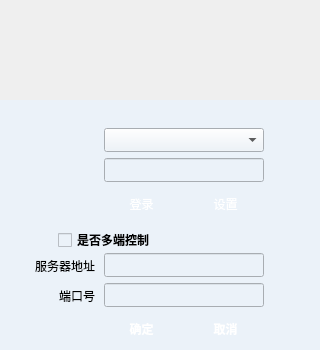
<?xml version="1.0" encoding="UTF-8"?>
<ui version="4.0">
 <class>BCLoginDlg</class>
 <widget class="QDialog" name="BCLoginDlg">
  <property name="geometry">
   <rect>
    <x>0</x>
    <y>0</y>
    <width>320</width>
    <height>350</height>
   </rect>
  </property>
  <property name="windowTitle">
   <string>Dialog</string>
  </property>
  <layout class="QVBoxLayout" name="verticalLayout_2">
   <property name="spacing">
    <number>0</number>
   </property>
   <property name="leftMargin">
    <number>0</number>
   </property>
   <property name="topMargin">
    <number>0</number>
   </property>
   <property name="rightMargin">
    <number>0</number>
   </property>
   <property name="bottomMargin">
    <number>0</number>
   </property>
   <item>
    <widget class="QWidget" name="m_pBackGroudPixmapWidget" native="true">
     <property name="minimumSize">
      <size>
       <width>320</width>
       <height>100</height>
      </size>
     </property>
     <property name="maximumSize">
      <size>
       <width>320</width>
       <height>100</height>
      </size>
     </property>
     <property name="autoFillBackground">
      <bool>true</bool>
     </property>
     <layout class="QVBoxLayout" name="verticalLayout">
      <property name="spacing">
       <number>0</number>
      </property>
      <property name="leftMargin">
       <number>0</number>
      </property>
      <property name="topMargin">
       <number>0</number>
      </property>
      <property name="rightMargin">
       <number>0</number>
      </property>
      <property name="bottomMargin">
       <number>0</number>
      </property>
      <item>
       <widget class="QWidget" name="widget" native="true">
        <property name="minimumSize">
         <size>
          <width>0</width>
          <height>24</height>
         </size>
        </property>
        <property name="maximumSize">
         <size>
          <width>16777215</width>
          <height>24</height>
         </size>
        </property>
        <layout class="QHBoxLayout" name="horizontalLayout">
         <property name="spacing">
          <number>0</number>
         </property>
         <property name="leftMargin">
          <number>0</number>
         </property>
         <property name="topMargin">
          <number>0</number>
         </property>
         <property name="rightMargin">
          <number>0</number>
         </property>
         <property name="bottomMargin">
          <number>0</number>
         </property>
         <item>
          <spacer name="horizontalSpacer">
           <property name="orientation">
            <enum>Qt::Horizontal</enum>
           </property>
           <property name="sizeHint" stdset="0">
            <size>
             <width>189</width>
             <height>20</height>
            </size>
           </property>
          </spacer>
         </item>
         <item>
          <widget class="QToolButton" name="m_pCloseBtn">
           <property name="minimumSize">
            <size>
             <width>24</width>
             <height>24</height>
            </size>
           </property>
           <property name="maximumSize">
            <size>
             <width>24</width>
             <height>24</height>
            </size>
           </property>
           <property name="text">
            <string/>
           </property>
           <property name="iconSize">
            <size>
             <width>22</width>
             <height>22</height>
            </size>
           </property>
           <property name="autoRaise">
            <bool>true</bool>
           </property>
          </widget>
         </item>
        </layout>
       </widget>
      </item>
      <item>
       <spacer name="verticalSpacer">
        <property name="orientation">
         <enum>Qt::Vertical</enum>
        </property>
        <property name="sizeHint" stdset="0">
         <size>
          <width>20</width>
          <height>73</height>
         </size>
        </property>
       </spacer>
      </item>
     </layout>
    </widget>
   </item>
   <item>
    <widget class="QWidget" name="m_pLoginWidget" native="true">
     <property name="minimumSize">
      <size>
       <width>0</width>
       <height>125</height>
      </size>
     </property>
     <property name="maximumSize">
      <size>
       <width>16777215</width>
       <height>125</height>
      </size>
     </property>
     <property name="autoFillBackground">
      <bool>false</bool>
     </property>
     <property name="styleSheet">
      <string notr="true">background-color: rgb(235, 242, 249);
font: 9pt &quot;微软雅黑&quot;;</string>
     </property>
     <widget class="QToolButton" name="m_pSetBtn">
      <property name="geometry">
       <rect>
        <x>188</x>
        <y>92</y>
        <width>75</width>
        <height>24</height>
       </rect>
      </property>
      <property name="minimumSize">
       <size>
        <width>0</width>
        <height>24</height>
       </size>
      </property>
      <property name="font">
       <font>
        <family>微软雅黑</family>
        <pointsize>9</pointsize>
        <weight>50</weight>
        <italic>false</italic>
        <bold>false</bold>
       </font>
      </property>
      <property name="styleSheet">
       <string notr="true">
QToolButton{  
color:rgb(255, 255, 255);  
min-height:20;  
border-style:solid;  
border-top-left-radius:2px;  
border-top-right-radius:2px;  
background: qlineargradient(x1: 0, y1: 0, x2: 0, y2: 1, stop:0 rgb(226,236,241),   
                            stop: 0.3 rgb(160,160,160),  
                              stop: 1 rgb(140,140,140));  
border:1px;  
border-radius:5px;padding:2px 4px;/*border-radius控制圆角大小*/  
}  
QToolButton:hover{  /*鼠标放上后*/  
color:rgb(255, 255, 255);  
min-height:20;  
border-style:solid;  
border-top-left-radius:2px;  
border-top-right-radius:2px;  
background: qlineargradient(x1: 0, y1: 0, x2: 0, y2: 1, stop:0 rgb(226,236,241),   
                            stop: 0.3 rgb(160,160,160),  
                              stop: 1 rgb(120,120,120));  
border:1px;  
border-radius:5px;padding:2px 4px;  
}  
QToolButton:pressed{ /*按下按钮后*/  
color:rgb(255, 255, 255);  
min-height:20;  
border-style:solid;  
border-top-left-radius:2px;  
border-top-right-radius:2px;  
background: qlineargradient(x1: 0, y1: 0, x2: 0, y2: 1, stop:0 rgb(226,236,241),   
                            stop: 0.3 rgb(190,190,190),  
                              stop: 1 rgb(160,160,160));  
border:1px;  
border-radius:5px;padding:2px 4px;  
}  
QToolButton:checked{    /*选中后*/  
color:rgb(255, 255, 255);  
min-height:20;  
border-style:solid;  
border-top-left-radius:2px;  
border-top-right-radius:2px;  
background: qlineargradient(x1: 0, y1: 0, x2: 0, y2: 1, stop:0 rgb(226,236,241),   
                            stop: 0.3 rgb(190,190,190),  
                              stop: 1 rgb(160,160,160));  
border:1px;  
border-radius:5px;padding:2px 4px;  
}  </string>
      </property>
      <property name="text">
       <string>设置</string>
      </property>
     </widget>
     <widget class="QLabel" name="m_pUserLabel">
      <property name="geometry">
       <rect>
        <x>64</x>
        <y>28</y>
        <width>21</width>
        <height>21</height>
       </rect>
      </property>
      <property name="text">
       <string/>
      </property>
     </widget>
     <widget class="QLineEdit" name="m_pPasswordLineEdit">
      <property name="geometry">
       <rect>
        <x>104</x>
        <y>58</y>
        <width>160</width>
        <height>24</height>
       </rect>
      </property>
      <property name="font">
       <font>
        <family>微软雅黑</family>
       </font>
      </property>
     </widget>
     <widget class="QToolButton" name="m_pLoginBtn">
      <property name="geometry">
       <rect>
        <x>104</x>
        <y>92</y>
        <width>75</width>
        <height>24</height>
       </rect>
      </property>
      <property name="minimumSize">
       <size>
        <width>75</width>
        <height>24</height>
       </size>
      </property>
      <property name="font">
       <font>
        <family>微软雅黑</family>
        <pointsize>9</pointsize>
        <weight>50</weight>
        <italic>false</italic>
        <bold>false</bold>
       </font>
      </property>
      <property name="styleSheet">
       <string notr="true">QToolButton{  
color:rgb(255, 255, 255);  
min-height:20;  
border-style:solid;  
border-top-left-radius:2px;  
border-top-right-radius:2px;  
background: qlineargradient(x1: 0, y1: 0, x2: 0, y2: 1, stop:0 rgb(226,236,241),   
                            stop: 0.3 rgb(160,160,160),  
                              stop: 1 rgb(140,140,140));  
border:1px;  
border-radius:5px;padding:2px 4px;/*border-radius控制圆角大小*/  
}  
QToolButton:hover{  /*鼠标放上后*/  
color:rgb(255, 255, 255);  
min-height:20;  
border-style:solid;  
border-top-left-radius:2px;  
border-top-right-radius:2px;  
background: qlineargradient(x1: 0, y1: 0, x2: 0, y2: 1, stop:0 rgb(226,236,241),   
                            stop: 0.3 rgb(160,160,160),  
                              stop: 1 rgb(120,120,120));  
border:1px;  
border-radius:5px;padding:2px 4px;  
}  
QToolButton:pressed{ /*按下按钮后*/  
color:rgb(255, 255, 255);  
min-height:20;  
border-style:solid;  
border-top-left-radius:2px;  
border-top-right-radius:2px;  
background: qlineargradient(x1: 0, y1: 0, x2: 0, y2: 1, stop:0 rgb(226,236,241),   
                            stop: 0.3 rgb(190,190,190),  
                              stop: 1 rgb(160,160,160));  
border:1px;  
border-radius:5px;padding:2px 4px;  
}  
QToolButton:checked{    /*选中后*/  
color:rgb(255, 255, 255);  
min-height:20;  
border-style:solid;  
border-top-left-radius:2px;  
border-top-right-radius:2px;  
background: qlineargradient(x1: 0, y1: 0, x2: 0, y2: 1, stop:0 rgb(226,236,241),   
                            stop: 0.3 rgb(190,190,190),  
                              stop: 1 rgb(160,160,160));  
border:1px;  
border-radius:5px;padding:2px 4px;  
}  </string>
      </property>
      <property name="text">
       <string>登录</string>
      </property>
     </widget>
     <widget class="QLabel" name="m_pPasswordLabel">
      <property name="geometry">
       <rect>
        <x>64</x>
        <y>58</y>
        <width>21</width>
        <height>21</height>
       </rect>
      </property>
      <property name="autoFillBackground">
       <bool>false</bool>
      </property>
      <property name="text">
       <string/>
      </property>
     </widget>
     <widget class="QComboBox" name="m_pUserCombox">
      <property name="geometry">
       <rect>
        <x>104</x>
        <y>28</y>
        <width>160</width>
        <height>24</height>
       </rect>
      </property>
      <property name="font">
       <font>
        <family>微软雅黑</family>
       </font>
      </property>
     </widget>
    </widget>
   </item>
   <item>
    <widget class="QWidget" name="m_pSetWidget" native="true">
     <property name="minimumSize">
      <size>
       <width>0</width>
       <height>125</height>
      </size>
     </property>
     <property name="maximumSize">
      <size>
       <width>16777215</width>
       <height>125</height>
      </size>
     </property>
     <property name="styleSheet">
      <string notr="true">background-color: rgb(235, 242, 249);</string>
     </property>
     <widget class="QLabel" name="label_3">
      <property name="geometry">
       <rect>
        <x>4</x>
        <y>31</y>
        <width>91</width>
        <height>20</height>
       </rect>
      </property>
      <property name="font">
       <font>
        <family>微软雅黑</family>
        <weight>50</weight>
        <bold>false</bold>
       </font>
      </property>
      <property name="layoutDirection">
       <enum>Qt::LeftToRight</enum>
      </property>
      <property name="text">
       <string>服务器地址</string>
      </property>
      <property name="alignment">
       <set>Qt::AlignRight|Qt::AlignTrailing|Qt::AlignVCenter</set>
      </property>
     </widget>
     <widget class="QLabel" name="label_4">
      <property name="geometry">
       <rect>
        <x>4</x>
        <y>61</y>
        <width>91</width>
        <height>20</height>
       </rect>
      </property>
      <property name="font">
       <font>
        <family>微软雅黑</family>
        <weight>50</weight>
        <bold>false</bold>
       </font>
      </property>
      <property name="layoutDirection">
       <enum>Qt::LeftToRight</enum>
      </property>
      <property name="text">
       <string>端口号</string>
      </property>
      <property name="alignment">
       <set>Qt::AlignRight|Qt::AlignTrailing|Qt::AlignVCenter</set>
      </property>
     </widget>
     <widget class="QLineEdit" name="m_pIPLineEdit">
      <property name="geometry">
       <rect>
        <x>104</x>
        <y>28</y>
        <width>160</width>
        <height>24</height>
       </rect>
      </property>
      <property name="font">
       <font>
        <family>微软雅黑</family>
       </font>
      </property>
     </widget>
     <widget class="QLineEdit" name="m_pPortLineEdit">
      <property name="geometry">
       <rect>
        <x>104</x>
        <y>58</y>
        <width>160</width>
        <height>24</height>
       </rect>
      </property>
      <property name="font">
       <font>
        <family>微软雅黑</family>
       </font>
      </property>
     </widget>
     <widget class="QToolButton" name="m_pOkBtn">
      <property name="geometry">
       <rect>
        <x>104</x>
        <y>92</y>
        <width>75</width>
        <height>24</height>
       </rect>
      </property>
      <property name="minimumSize">
       <size>
        <width>0</width>
        <height>24</height>
       </size>
      </property>
      <property name="font">
       <font>
        <family>微软雅黑</family>
        <weight>75</weight>
        <bold>true</bold>
       </font>
      </property>
      <property name="styleSheet">
       <string notr="true">QToolButton{  
color:rgb(255, 255, 255);  
min-height:20;  
border-style:solid;  
border-top-left-radius:2px;  
border-top-right-radius:2px;  
background: qlineargradient(x1: 0, y1: 0, x2: 0, y2: 1, stop:0 rgb(226,236,241),   
                            stop: 0.3 rgb(160,160,160),  
                              stop: 1 rgb(140,140,140));  
border:1px;  
border-radius:5px;padding:2px 4px;/*border-radius控制圆角大小*/  
}  
QToolButton:hover{  /*鼠标放上后*/  
color:rgb(255, 255, 255);  
min-height:20;  
border-style:solid;  
border-top-left-radius:2px;  
border-top-right-radius:2px;  
background: qlineargradient(x1: 0, y1: 0, x2: 0, y2: 1, stop:0 rgb(226,236,241),   
                            stop: 0.3 rgb(160,160,160),  
                              stop: 1 rgb(120,120,120));  
border:1px;  
border-radius:5px;padding:2px 4px;  
}  
QToolButton:pressed{ /*按下按钮后*/  
color:rgb(255, 255, 255);  
min-height:20;  
border-style:solid;  
border-top-left-radius:2px;  
border-top-right-radius:2px;  
background: qlineargradient(x1: 0, y1: 0, x2: 0, y2: 1, stop:0 rgb(226,236,241),   
                            stop: 0.3 rgb(190,190,190),  
                              stop: 1 rgb(160,160,160));  
border:1px;  
border-radius:5px;padding:2px 4px;  
}  
QToolButton:checked{    /*选中后*/  
color:rgb(255, 255, 255);  
min-height:20;  
border-style:solid;  
border-top-left-radius:2px;  
border-top-right-radius:2px;  
background: qlineargradient(x1: 0, y1: 0, x2: 0, y2: 1, stop:0 rgb(226,236,241),   
                            stop: 0.3 rgb(190,190,190),  
                              stop: 1 rgb(160,160,160));  
border:1px;  
border-radius:5px;padding:2px 4px;  
}  </string>
      </property>
      <property name="text">
       <string>确定</string>
      </property>
     </widget>
     <widget class="QToolButton" name="m_pCancelBtn">
      <property name="geometry">
       <rect>
        <x>188</x>
        <y>92</y>
        <width>75</width>
        <height>24</height>
       </rect>
      </property>
      <property name="minimumSize">
       <size>
        <width>0</width>
        <height>24</height>
       </size>
      </property>
      <property name="font">
       <font>
        <family>微软雅黑</family>
        <weight>75</weight>
        <bold>true</bold>
       </font>
      </property>
      <property name="styleSheet">
       <string notr="true">QToolButton{  
color:rgb(255, 255, 255);  
min-height:20;  
border-style:solid;  
border-top-left-radius:2px;  
border-top-right-radius:2px;  
background: qlineargradient(x1: 0, y1: 0, x2: 0, y2: 1, stop:0 rgb(226,236,241),   
                            stop: 0.3 rgb(160,160,160),  
                              stop: 1 rgb(140,140,140));  
border:1px;  
border-radius:5px;padding:2px 4px;/*border-radius控制圆角大小*/  
}  
QToolButton:hover{  /*鼠标放上后*/  
color:rgb(255, 255, 255);  
min-height:20;  
border-style:solid;  
border-top-left-radius:2px;  
border-top-right-radius:2px;  
background: qlineargradient(x1: 0, y1: 0, x2: 0, y2: 1, stop:0 rgb(226,236,241),   
                            stop: 0.3 rgb(160,160,160),  
                              stop: 1 rgb(120,120,120));  
border:1px;  
border-radius:5px;padding:2px 4px;  
}  
QToolButton:pressed{ /*按下按钮后*/  
color:rgb(255, 255, 255);  
min-height:20;  
border-style:solid;  
border-top-left-radius:2px;  
border-top-right-radius:2px;  
background: qlineargradient(x1: 0, y1: 0, x2: 0, y2: 1, stop:0 rgb(226,236,241),   
                            stop: 0.3 rgb(190,190,190),  
                              stop: 1 rgb(160,160,160));  
border:1px;  
border-radius:5px;padding:2px 4px;  
}  
QToolButton:checked{    /*选中后*/  
color:rgb(255, 255, 255);  
min-height:20;  
border-style:solid;  
border-top-left-radius:2px;  
border-top-right-radius:2px;  
background: qlineargradient(x1: 0, y1: 0, x2: 0, y2: 1, stop:0 rgb(226,236,241),   
                            stop: 0.3 rgb(190,190,190),  
                              stop: 1 rgb(160,160,160));  
border:1px;  
border-radius:5px;padding:2px 4px;  
}  </string>
      </property>
      <property name="text">
       <string>取消</string>
      </property>
     </widget>
     <widget class="QCheckBox" name="m_pConnectServerCheckBox">
      <property name="geometry">
       <rect>
        <x>58</x>
        <y>7</y>
        <width>131</width>
        <height>16</height>
       </rect>
      </property>
      <property name="font">
       <font>
        <family>微软雅黑</family>
        <weight>75</weight>
        <bold>true</bold>
       </font>
      </property>
      <property name="text">
       <string>是否多端控制</string>
      </property>
     </widget>
    </widget>
   </item>
  </layout>
 </widget>
 <tabstops>
  <tabstop>m_pPasswordLineEdit</tabstop>
  <tabstop>m_pLoginBtn</tabstop>
  <tabstop>m_pSetBtn</tabstop>
  <tabstop>m_pConnectServerCheckBox</tabstop>
  <tabstop>m_pIPLineEdit</tabstop>
  <tabstop>m_pPortLineEdit</tabstop>
  <tabstop>m_pOkBtn</tabstop>
  <tabstop>m_pCancelBtn</tabstop>
  <tabstop>m_pCloseBtn</tabstop>
 </tabstops>
 <resources/>
 <connections/>
</ui>
